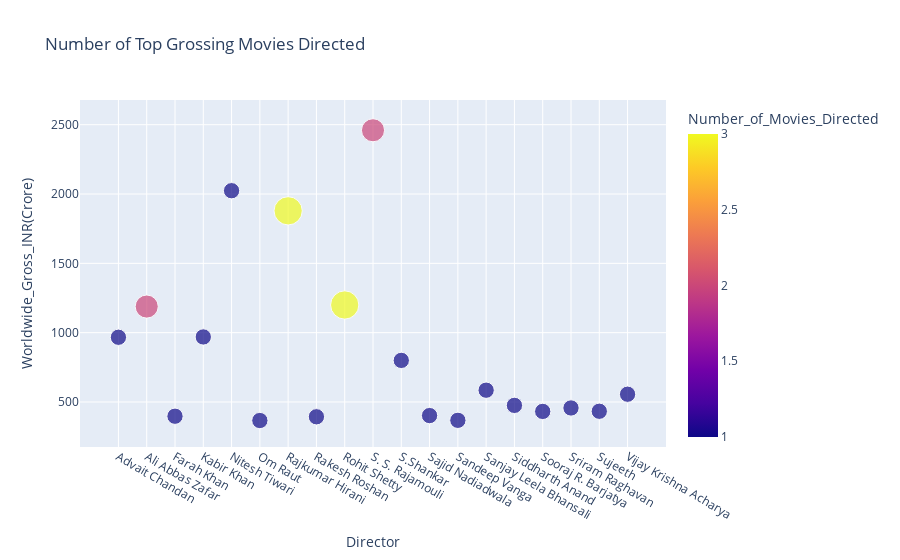

Notebook code for this chart:
### Code cell
fig = px.scatter(movies_directors, x="Director", y="Worldwide_Gross_INR(Crore)", size='Number_of_Movies_Directed', color='Number_of_Movies_Directed', title='Number of Top Grossing Movies Directed')

fig.show()

### Figure 1 — Plotly figure (JSON) as saved in the notebook; plotly's stock layout.template omitted (floating-point values rounded to 4 significant figures)
{"data": [{"hovertemplate": "Director=%{x}<br>Worldwide_Gross_INR(Crore)=%{y}<br>Number_of_Movies_Directed=%{marker.color}<extra></extra>", "legendgroup": "", "marker": {"color": [1, 2, 1, 1, 1, 1, 3, 1, 3, 2, 1, 1, 1, 1, 1, 1, 1, 1, 1], "coloraxis": "coloraxis", "size": [1, 2, 1, 1, 1, 1, 3, 1, 3, 2, 1, 1, 1, 1, 1, 1, 1, 1, 1], "sizemode": "area", "sizeref": 0.0075, "symbol": "circle"}, "mode": "markers", "name": "", "showlegend": false, "type": "scatter", "x": ["Advait Chandan", "Ali Abbas Zafar", "Farah Khan", "Kabir Khan", "Nitesh Tiwari", "Om Raut", "Rajkumar Hirani", "Rakesh Roshan", "Rohit Shetty", "S. S. Rajamouli", "S.Shankar", "Sajid Nadiadwala", "Sandeep Vanga", "Sanjay Leela Bhansali", "Siddharth Anand", "Sooraj R. Barjatya", "Sriram Raghavan", "Sujeeth", "Vijay Krishna Acharya"], "xaxis": "x", "y": [966.9, 1188.0, 397.2, 969.1, 2024, 366.4, 1879.0, 393.4, 1200.0, 2460, 800, 402, 367.7, 585, 475.5, 432, 456.9, 433.1, 556], "yaxis": "y"}], "layout": {"coloraxis": {"colorbar": {"title": {"text": "Number_of_Movies_Directed"}}, "colorscale": [[0, "#0d0887"], [0.1111, "#46039f"], [0.2222, "#7201a8"], [0.3333, "#9c179e"], [0.4444, "#bd3786"], [0.5556, "#d8576b"], [0.6667, "#ed7953"], [0.7778, "#fb9f3a"], [0.8889, "#fdca26"], [1, "#f0f921"]]}, "legend": {"itemsizing": "constant", "tracegroupgap": 0}, "title": {"text": "Number of Top Grossing Movies Directed"}, "xaxis": {"anchor": "y", "domain": [0, 1], "title": {"text": "Director"}}, "yaxis": {"anchor": "x", "domain": [0, 1], "title": {"text": "Worldwide_Gross_INR(Crore)"}}}}
